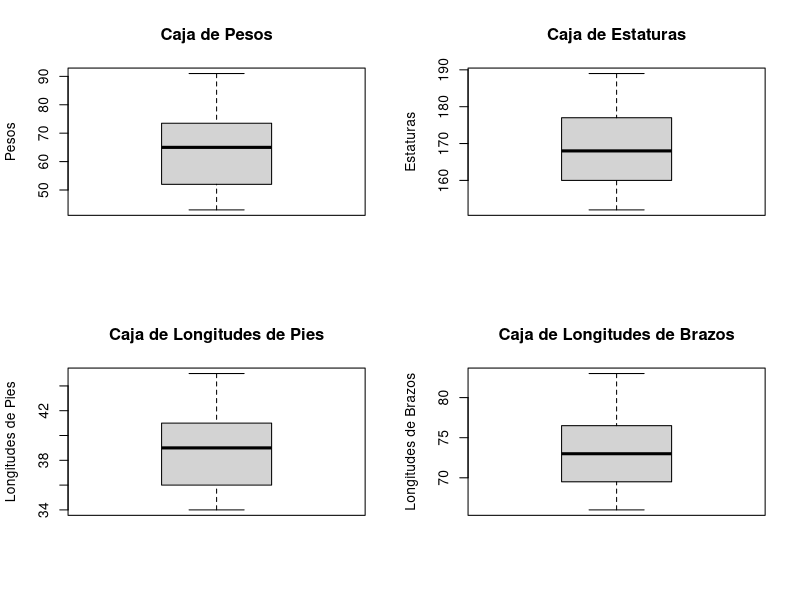
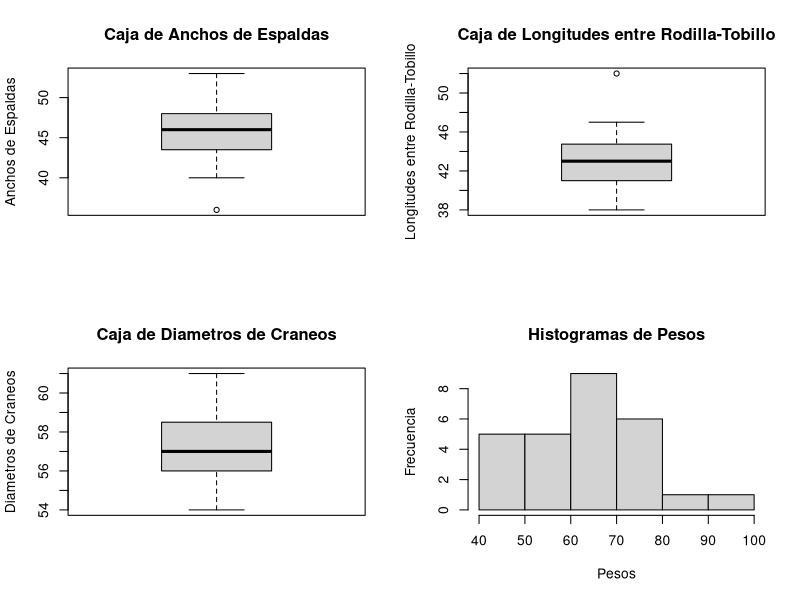
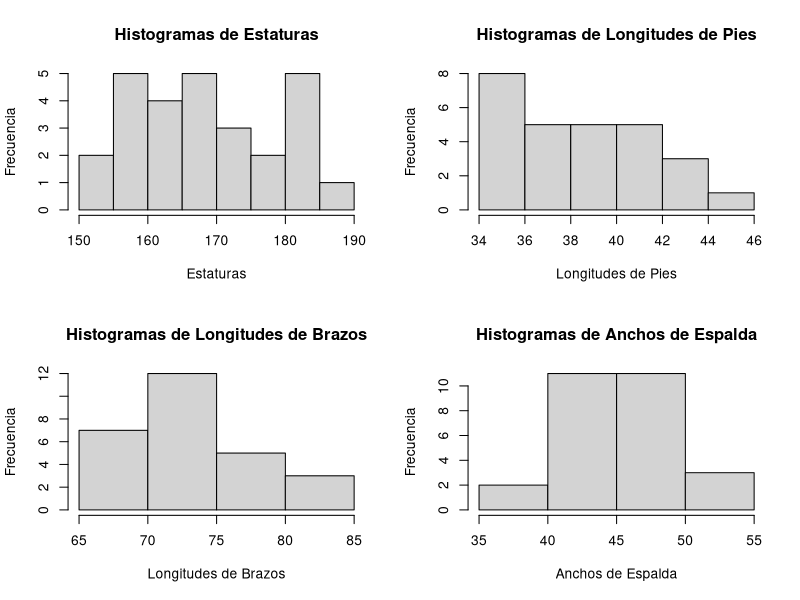
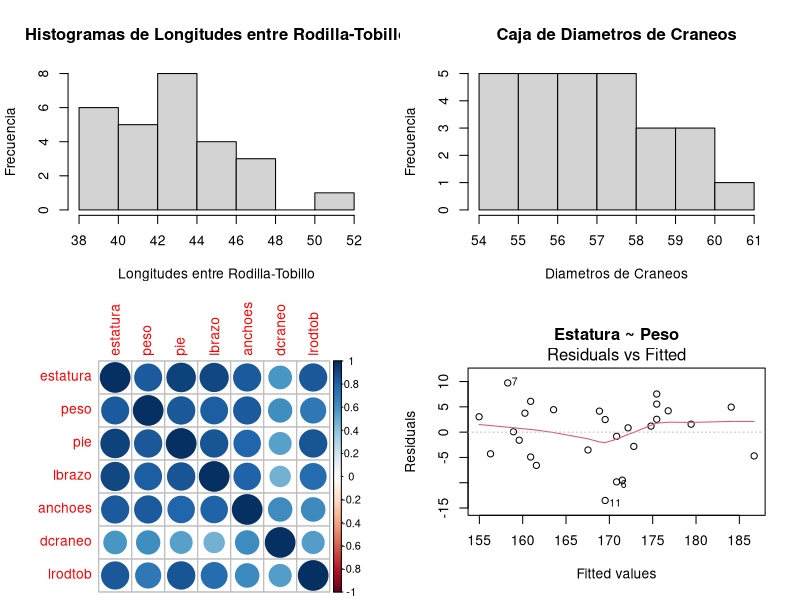
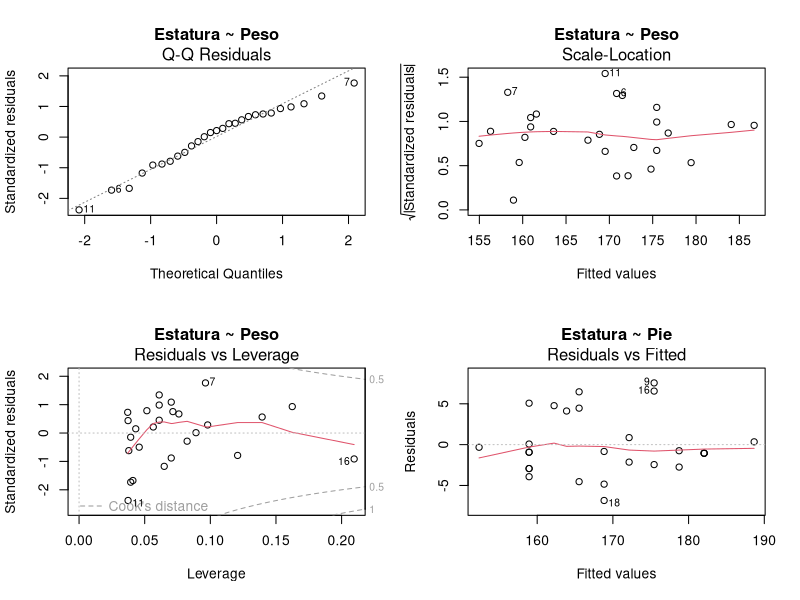
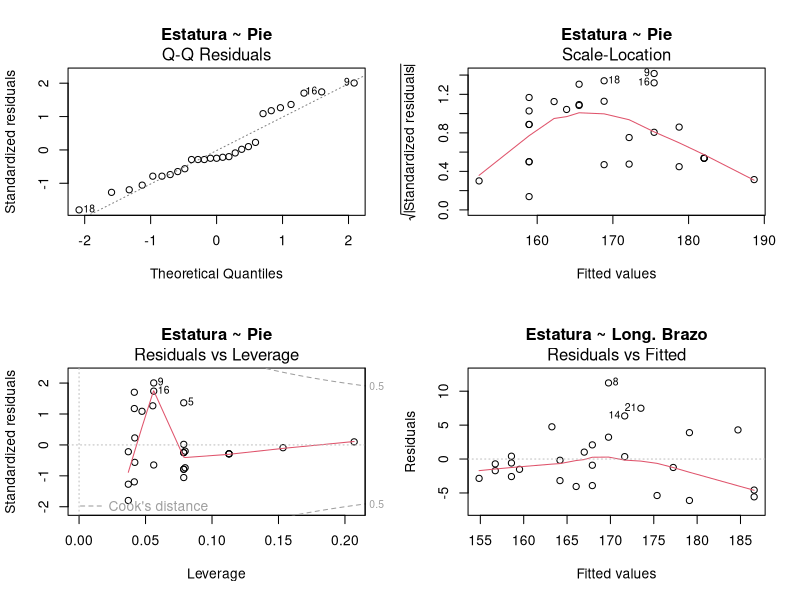
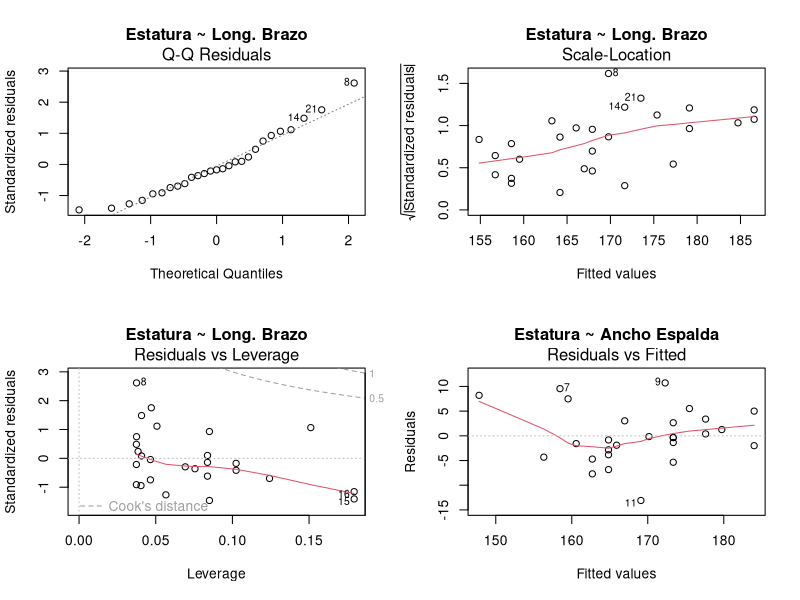
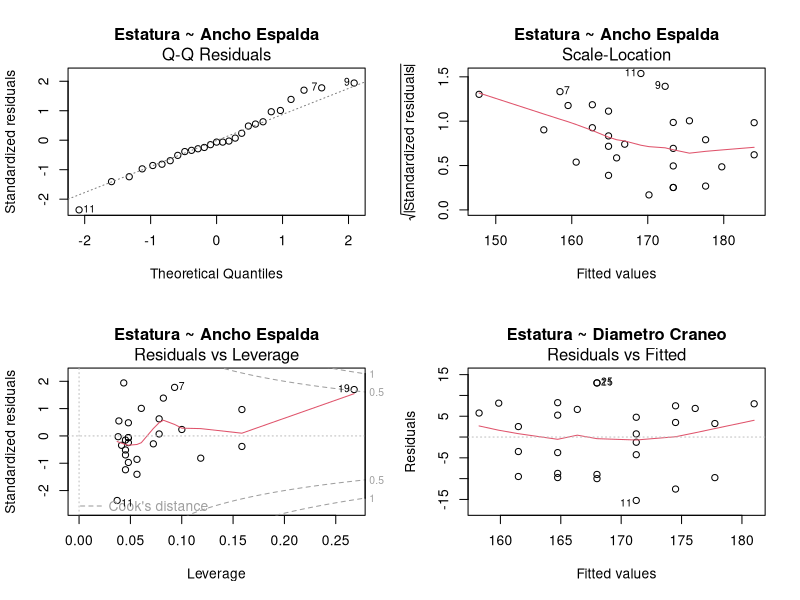

The R source for these figures, in order:
# Proyecto Final
# Autor: David Segura #13-11341
#        Manuel Faria #15-10463
#        Juan Oropeza #15-11041

library(corrplot)
datos = read.table("Proyecto2A.txt",header=T)
par(mfrow = c(2,2))

# 1. Realice un analisis descriptivo y exploratorio de los datos. Incluya en este
# analisis la matriz de correlacion.

# Peso
peso = datos$peso
summary(peso)
sd(peso)
boxplot(peso,main="Caja de Pesos",ylab="Pesos")

# Estatura
estatura = datos$estatura
summary(estatura)
sd(estatura)
boxplot(estatura,main="Caja de Estaturas",ylab="Estaturas")

# Longitud de Pie
pie = datos$pie
summary(pie)
sd(pie)
boxplot(pie,main="Caja de Longitudes de Pies",ylab="Longitudes de Pies")

# Longitud de Brazo
lbrazo = datos$lbrazo
summary(lbrazo)
sd(lbrazo)
boxplot(lbrazo,main="Caja de Longitudes de Brazos",ylab="Longitudes de Brazos")

# Ancho de Espalda
anchoes = datos$anchoes
summary(anchoes)
sd(anchoes)
boxplot(anchoes,main="Caja de Anchos de Espaldas",ylab="Anchos de Espaldas")

# Longitud entre la rodilla y el tobillo
lrodtob = datos$lrodtob
summary(lrodtob)
sd(lrodtob)
boxplot(lrodtob,main="Caja de Longitudes entre Rodilla-Tobillo",ylab="Longitudes entre Rodilla-Tobillo")

# Diametro del Craneo
dcraneo = datos$dcraneo
summary(dcraneo)
sd(dcraneo)
boxplot(dcraneo,main="Caja de Diametros de Craneos",ylab="Diametros de Craneos")

# Paises de procedencia
pais_de_procedencia = datos$pais_de_procedencia
summary(pais_de_procedencia)

# Histogramas
hist(peso,main="Histogramas de Pesos",ylab="Frecuencia",xlab="Pesos")
hist(estatura,main="Histogramas de Estaturas",ylab="Frecuencia",xlab="Estaturas")
hist(pie,main="Histogramas de Longitudes de Pies",ylab="Frecuencia",xlab="Longitudes de Pies")
hist(lbrazo,main="Histogramas de Longitudes de Brazos",ylab="Frecuencia",xlab="Longitudes de Brazos")
hist(anchoes,main="Histogramas de Anchos de Espalda",ylab="Frecuencia",xlab="Anchos de Espalda")
hist(lrodtob,main="Histogramas de Longitudes entre Rodilla-Tobillo",ylab="Frecuencia",xlab="Longitudes entre Rodilla-Tobillo")
hist(dcraneo,main="Caja de Diametros de Craneos",ylab="Frecuencia",xlab="Diametros de Craneos")

# Matriz de Correlacion
variables_cuant = datos[1:7]
datos.cor = cor(variables_cuant)
corrplot(datos.cor)

# 2. Encuentre el modelo de regresion simple que mejor se ajuste a
# los datos; realice las pruebas estadisticas que considere conveniente
# para justificar su respuesta, incluyendo un analisis de residuales.

# Peso
modeloPeso = lm(estatura~peso)
summary(modeloPeso)
plot(modeloPeso, main = "Estatura ~ Peso")

# Pie
modeloPie = lm(estatura~pie)
summary(modeloPie)
plot(modeloPie, main = "Estatura ~ Pie")

# Longitud de Brazo
modeloLbrazo = lm(estatura~lbrazo)
summary(modeloLbrazo)
plot(modeloLbrazo, main = "Estatura ~ Long. Brazo")

# Ancho Espalda
modeloAnchoes = lm(estatura~anchoes)
summary(modeloAnchoes)
plot(modeloAnchoes, main = "Estatura ~ Ancho Espalda")

# Diametro de Craneo
modeloDcraneo = lm(estatura~dcraneo)
summary(modeloDcraneo)
plot(modeloDcraneo, main = "Estatura ~ Diametro Craneo")

# Longitud entre Rodilla y el Tobillo
modeloLrodtob = lm(estatura~lrodtob)
summary(modeloLrodtob)
plot(modeloLrodtob, main = "Estatura ~ Long. Rodilla-Tobillo")

# 3. Emplee comparacion de modelos para establecer el modelo multiple mas
# apropiado. Realice, como en el inciso 2, todas las pruebas estadisticas
# que considere conveniente para justificar su respuesta, incluyendo un 
# analisis de residuos. Considere un nivel del 5%.

# Regresion paso a paso hacia atras
# Tenemos el modelo multiple con todas las variables
multiple1 = lm(estatura~peso + pie + lbrazo + anchoes + dcraneo + lrodtob)
summary(multiple1)
plot(multiple1,main="Multiple 1")
# Menos significativa es b0

multiple2 = lm(estatura~peso + pie + lbrazo + anchoes + dcraneo + lrodtob - 1)
summary(multiple2)
plot(multiple2,main="Multiple 2")
# Menos significativa es el peso

multiple3 = lm(estatura~pie + lbrazo + anchoes + dcraneo + lrodtob - 1)
summary(multiple3)
plot(multiple3,main="Multiple 3")
# Menos significativa es anchoes

multiple4 = lm(estatura~pie + lbrazo + dcraneo + lrodtob - 1)
summary(multiple4)
plot(multiple4,main="Multiple 4")
# Menos significativa es lrodtob

multiple5 = lm(estatura~pie + lbrazo + dcraneo - 1)
summary(multiple5)
plot(multiple5,main="Multiple 5")
# Aqui ya todos son significativos con nivel de 0.05 
